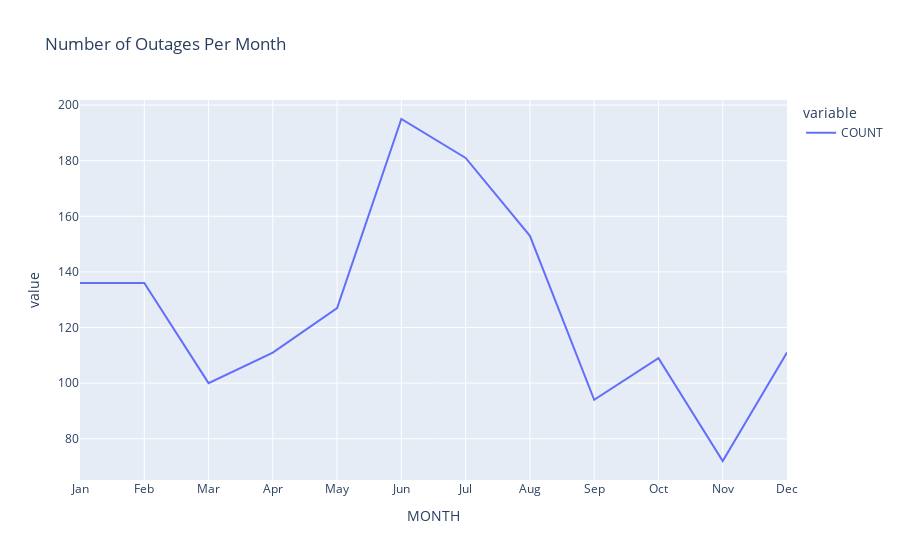

Source (notebook cell):
### Code cell
month_order = ["Jan", "Feb", "Mar", "Apr", "May", "Jun", 
               "Jul", "Aug", "Sep", "Oct", "Nov", "Dec"]
num_month = relevant.groupby('MONTH')[['YEAR']].count().rename(columns={'YEAR': 'COUNT'})
num_month = num_month.sort_index(key=lambda x: x.map(lambda month: month_order.index(month)))
month = px.line(num_month, title='Number of Outages Per Month')
month.show()
month.write_html('outages_monthly_count.html')

### Figure 1 — Plotly figure (JSON) as saved in the notebook; plotly's stock layout.template omitted (floating-point values rounded to 4 significant figures)
{"data": [{"hovertemplate": "variable=COUNT<br>MONTH=%{x}<br>value=%{y}<extra></extra>", "legendgroup": "COUNT", "line": {"color": "#636efa", "dash": "solid"}, "marker": {"symbol": "circle"}, "mode": "lines", "name": "COUNT", "orientation": "v", "showlegend": true, "type": "scatter", "x": ["Jan", "Feb", "Mar", "Apr", "May", "Jun", "Jul", "Aug", "Sep", "Oct", "Nov", "Dec"], "xaxis": "x", "y": [136, 136, 100, 111, 127, 195, 181, 153, 94, 109, 72, 111], "yaxis": "y"}], "layout": {"legend": {"title": {"text": "variable"}, "tracegroupgap": 0}, "title": {"text": "Number of Outages Per Month"}, "xaxis": {"anchor": "y", "domain": [0, 1], "title": {"text": "MONTH"}}, "yaxis": {"anchor": "x", "domain": [0, 1], "title": {"text": "value"}}}}
